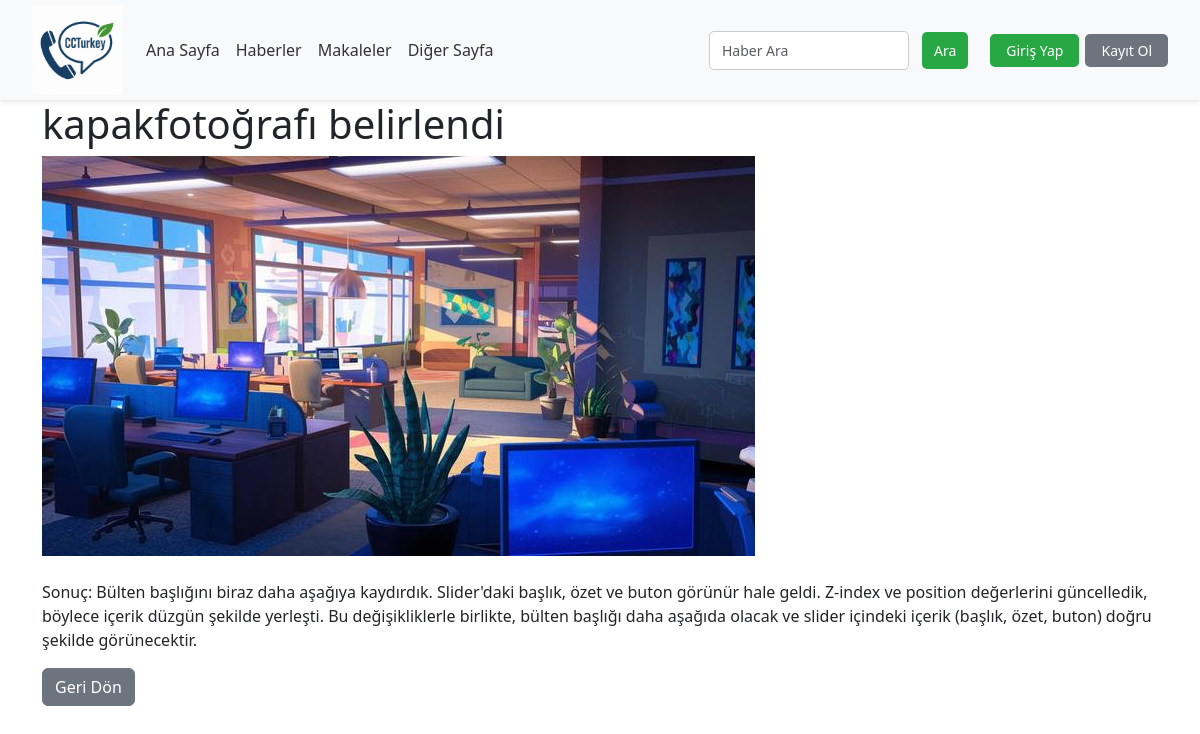
The app's page /news/news/14/ with its own data.
### news/models.py (models this page shows, shortened)
class News(models.Model):
    title = models.CharField(max_length=255)
    summary = models.TextField(default="Bu haberin özeti henüz eklenmemiştir.")
    content = models.TextField()
    image = models.ImageField(upload_to='news_images/')
    created_at = models.DateTimeField(auto_now_add=True)

### news/views.py (the view)
# urls.py: path('news/<int:id>/', views.news_detail, name='news_detail'),  # Burada id parametresi kullanılmakta
def news_detail(request, id):
    news = get_object_or_404(News, id=id)  # Haber nesnesini al
    return render(request, 'news/news_detail.html', {'news': news})

### news/templates/news/news_detail.html
{% extends 'base.html' %}
{% block content %}
<div class="container mt-5">
    <h1>{{ news.title }}</h1>
    <img src="{{ news.image.url }}" alt="{{ news.title }}" class="img-fluid mb-4">
    <p>{{ news.content }}</p>
    <a href="{% url 'news_list' %}" class="btn btn-secondary">Geri Dön</a>
</div>
{% endblock %}

### static/css/login_register.css (style rules this page uses)
body { font-family: Arial, sans-serif; margin: 0; padding: 0; background-color: #f4f4f4; }

### news/templates/base.html (style rules this page uses)
body { margin-top: 100px; }

### records on screen
News: title "kapakfotoğrafı belirlendi", image (picture), content "Sonuç: Bülten başlığını biraz daha aşağıya kaydırdık. Slider'daki başlık, özet ve buton görünür hale geldi. Z-index ve position değerlerini güncelledik, böylece içerik düzgün şekilde yerleşti. Bu değişikliklerle birlikte, bülten başlığı daha aşağıda olacak ve slider içindeki içerik (başlık, özet, buton) doğru şekilde görünecektir."
